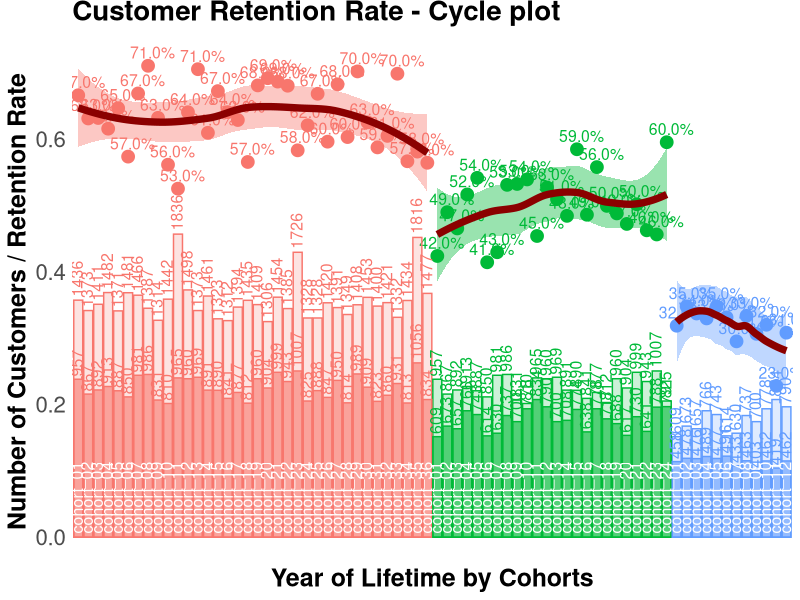
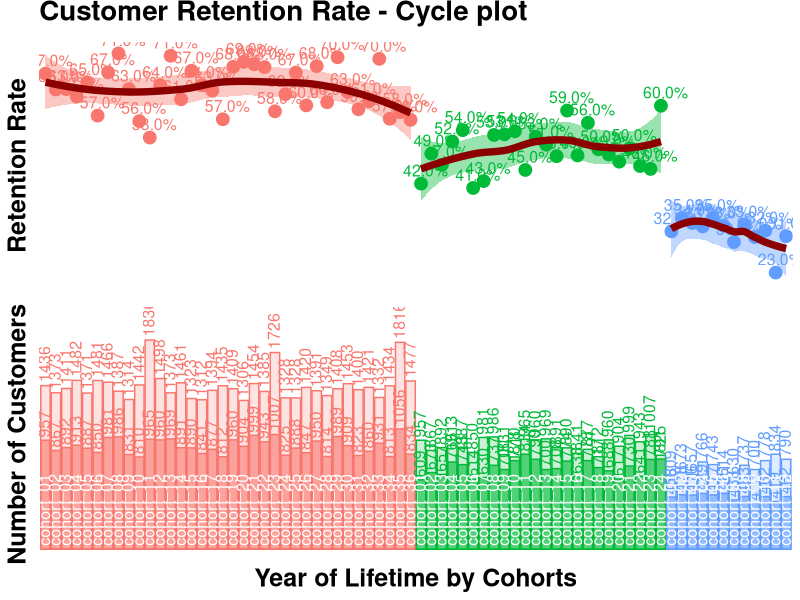
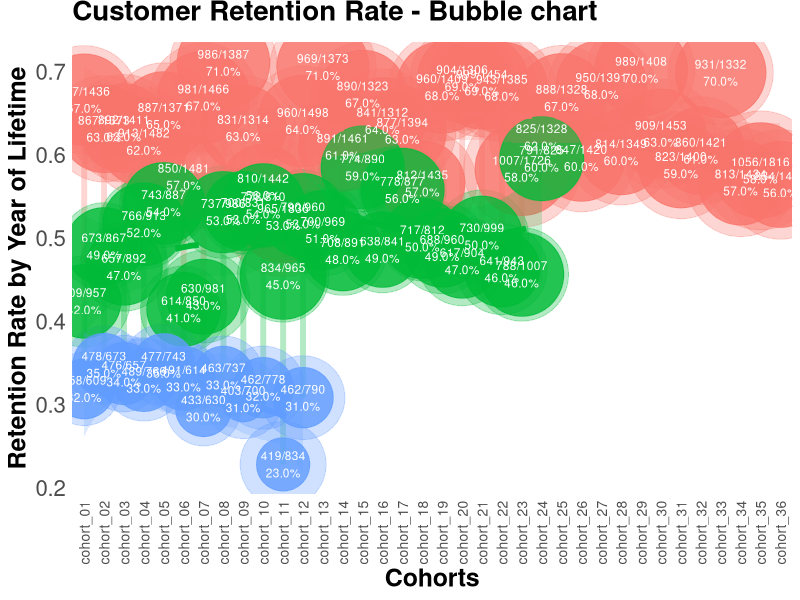

Source code (R) for these figures, in order:
library(dplyr)
library(reshape2)
library(ggplot2)
library(scales)
library(gridExtra)
# creating data sample
set.seed(10)
cohorts <- data.frame(cohort = paste('cohort', formatC(c(1:36), width=2, format='d', flag='0'), sep = '_'),
                      Y_00 = sample(c(1300:1500), 36, replace = TRUE),
                      Y_01 = c(sample(c(800:1000), 36, replace = TRUE)),
                      Y_02 = c(sample(c(600:800), 24, replace = TRUE), rep(NA, 12)),
                      Y_03 = c(sample(c(400:500), 12, replace = TRUE), rep(NA, 24)))
# simulating seasonality (Black Friday)
cohorts[c(11, 23, 35), 2] <- as.integer(cohorts[c(11, 23, 35), 2] * 1.25)
cohorts[c(11, 23, 35), 3] <- as.integer(cohorts[c(11, 23, 35), 3] * 1.10)
cohorts[c(11, 23, 35), 4] <- as.integer(cohorts[c(11, 23, 35), 4] * 1.07)

# calculating retention rate and preparing data for plotting
df_plot <- melt(cohorts, id.vars = 'cohort', value.name = 'number', variable.name = 'year_of_LT')

df_plot <- df_plot %>%
  group_by(cohort) %>%
  arrange(year_of_LT) %>%
  mutate(number_prev_year = lag(number),
         number_Y_00 = number[which(year_of_LT == 'Y_00')]) %>%
  ungroup() %>%
  mutate(ret_rate_prev_year = number / number_prev_year,
         ret_rate = number / number_Y_00,
         year_cohort = paste(year_of_LT, cohort, sep = '-'))

##### The first way for plotting cycle plot via scaling
# calculating the coefficient for scaling 2nd axis
k <- max(df_plot$number_prev_year[df_plot$year_of_LT == 'Y_01'] * 1.15) / min(df_plot$ret_rate[df_plot$year_of_LT == 'Y_01'])

# retention rate cycle plot
ggplot(na.omit(df_plot), aes(x = year_cohort, y = ret_rate, group = year_of_LT, color = year_of_LT)) +
  theme_bw() +
  geom_point(size = 4) +
  geom_text(aes(label = percent(round(ret_rate, 2))),
            size = 4, hjust = 0.4, vjust = -0.6, face = "plain") +
  # smooth method can be changed (e.g. for "lm")
  geom_smooth(size = 2.5, method = 'loess', color = 'darkred', aes(fill = year_of_LT)) +
  geom_bar(aes(y = number_prev_year / k, fill = year_of_LT), alpha = 0.2, stat = 'identity') +
  geom_bar(aes(y = number / k, fill = year_of_LT), alpha = 0.6, stat = 'identity') +
  geom_text(aes(y = 0, label = cohort), color = 'white', angle = 90, size = 4, hjust = -0.05, vjust = 0.4) +
  geom_text(aes(y = number_prev_year / k, label = number_prev_year),
            angle = 90, size = 4, hjust = -0.1, vjust = 0.4) +
  geom_text(aes(y = number / k, label = number),
            angle = 90, size = 4, hjust = -0.1, vjust = 0.4) +
  theme(legend.position='none',
        plot.title = element_text(size=20, face="bold", vjust=2),
        axis.title.x = element_text(size=18, face="bold"),
        axis.title.y = element_text(size=18, face="bold"),
        axis.text = element_text(size=16),
        axis.text.x = element_blank(),
        axis.ticks.x = element_blank(),
        axis.ticks.y = element_blank(),
        panel.border = element_blank(),
        panel.grid.major = element_blank(),
        panel.grid.minor = element_blank()) +
  labs(x = 'Year of Lifetime by Cohorts', y = 'Number of Customers / Retention Rate') +
  ggtitle("Customer Retention Rate - Cycle plot")



##### The second way for plotting cycle plot via multi-plotting
# plot #1 - Retention rate
p1 <- ggplot(na.omit(df_plot), aes(x = year_cohort, y = ret_rate, group = year_of_LT, color = year_of_LT)) +
  theme_bw() +
  geom_point(size = 4) +
  geom_text(aes(label = percent(round(ret_rate, 2))),
            size = 4, hjust = 0.4, vjust = -0.6, face = "plain") +
  geom_smooth(size = 2.5, method = 'loess', color = 'darkred', aes(fill = year_of_LT)) +
  theme(legend.position='none',
        plot.title = element_text(size=20, face="bold", vjust=2),
        axis.title.x = element_blank(),
        axis.title.y = element_text(size=18, face="bold"),
        axis.text = element_blank(),
        axis.ticks.x = element_blank(),
        axis.ticks.y = element_blank(),
        panel.border = element_blank(),
        panel.grid.major = element_blank(),
        panel.grid.minor = element_blank()) +
  labs(y = 'Retention Rate') +
  ggtitle("Customer Retention Rate - Cycle plot")



# plot #2 - number of customers
p2 <- ggplot(na.omit(df_plot), aes(x = year_cohort, group = year_of_LT, color = year_of_LT)) +
  theme_bw() +
  geom_bar(aes(y = number_prev_year, fill = year_of_LT), alpha = 0.2, stat = 'identity') +
  geom_bar(aes(y = number, fill = year_of_LT), alpha = 0.6, stat = 'identity') +
  geom_text(aes(y = number_prev_year, label = number_prev_year),
            angle = 90, size = 4, hjust = -0.1, vjust = 0.4) +
  geom_text(aes(y = number, label = number),
            angle = 90, size = 4, hjust = -0.1, vjust = 0.4) +
  geom_text(aes(y = 0, label = cohort), color = 'white', angle = 90, size = 4, hjust = -0.05, vjust = 0.4) +
  theme(legend.position='none',
        plot.title = element_text(size=20, face="bold", vjust=2),
        axis.title.x = element_text(size=18, face="bold"),
        axis.title.y = element_text(size=18, face="bold"),
        axis.text = element_blank(),
        axis.ticks.x = element_blank(),
        axis.ticks.y = element_blank(),
        panel.border = element_blank(),
        panel.grid.major = element_blank(),
        panel.grid.minor = element_blank()) +
  scale_y_continuous(limits = c(0, max(df_plot$number_Y_00 * 1.1))) +
  labs(x = 'Year of Lifetime by Cohorts', y = 'Number of Customers')

# multiplot
grid.arrange(p1, p2, ncol = 1)
# retention rate bubble chart
ggplot(na.omit(df_plot), aes(x = cohort, y = ret_rate, group = cohort, color = year_of_LT)) +
  theme_bw() +
  scale_size(range = c(15, 40)) +
  geom_line(size = 2, alpha = 0.3) +
  geom_point(aes(size = number_prev_year), alpha = 0.3) +
  geom_point(aes(size = number), alpha = 0.8) +
  geom_smooth(linetype = 2, size = 2, method = 'loess', aes(group = year_of_LT, fill = year_of_LT), alpha = 0.2) +
  geom_text(aes(label = paste0(number, '/', number_prev_year, '\n', percent(round(ret_rate, 2)))),
            color = 'white', size = 3, hjust = 0.5, vjust = 0.5, face = "plain") +
  theme(legend.position='none',
        plot.title = element_text(size=20, face="bold", vjust=2),
        axis.title.x = element_text(size=18, face="bold"),
        axis.title.y = element_text(size=18, face="bold"),
        axis.text = element_text(size=16),
        axis.text.x = element_text(size=10, angle=90, hjust=.5, vjust=.5, face="plain"),
        axis.ticks.x = element_blank(),
        axis.ticks.y = element_blank(),
        panel.border = element_blank(),
        panel.grid.major = element_blank(),
        panel.grid.minor = element_blank()) +
  labs(x = 'Cohorts', y = 'Retention Rate by Year of Lifetime') +
  ggtitle("Customer Retention Rate - Bubble chart")
